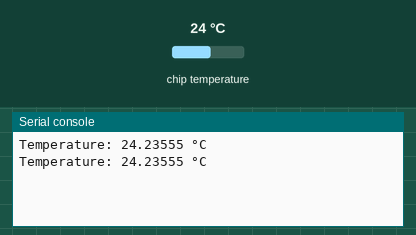
Recording of a program running on a simulated Raspberry Pi Pico running MicroPython. Shown: the last lines printed to the serial console. The test bench sets the inputs (shaded band); at power-on: chip temperature 24 °C.

Above: at 1.2 s.
1.3 s: chip temperature set to 1 °C
At 2.6 s:
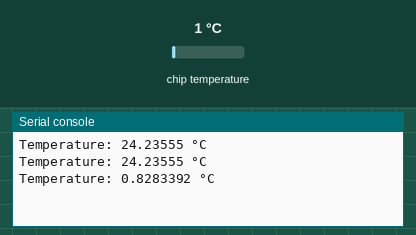
2.8 s: chip temperature set to 11 °C
At 3.5 s:
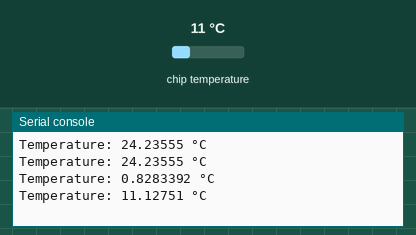
Timing chart, 0 to 5.8 s (numbered marks = the images above; inputs shaded):
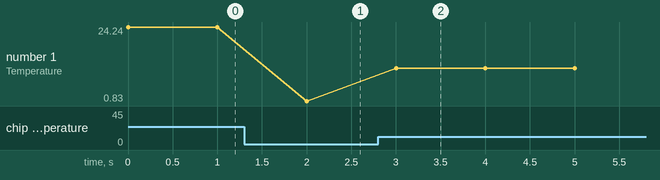

Measured:
- after the input at 1.3 s, the serial console: prints a new line after 0.70 s (image 1)
- after the input at 2.8 s, the serial console: prints a new line after 0.20 s (image 2)
- plotted number 1: 24.24 → 0.83 after the input at 1.3 s, 0.83 → 11.13 after the input at 2.8 s

The program:

1_read_temp.py
```python
# If you haven't installed the picozero, you should firstly install picozero

from picozero import pico_temp_sensor
from time import sleep

while True:
    temperature = pico_temp_sensor.temp  # 读取温度
    print(f"Temperature: {temperature} °C")  # 打印温度
    sleep(1)  # 每隔1秒读取一次
```
